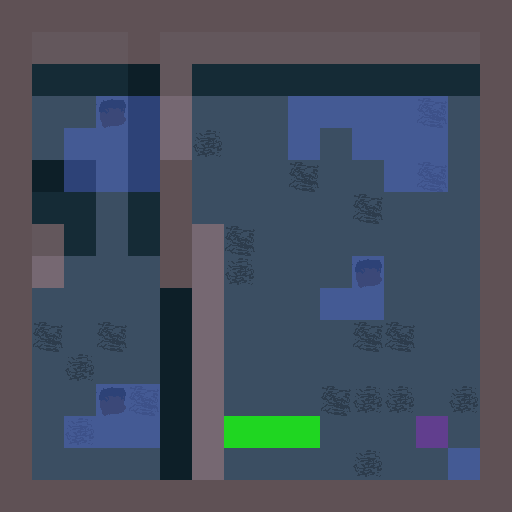

Rendered tile map (Tiled .tmx) drawn with the repository's tilesets; below, a short description and the full map source, tile grids included:
An orthogonal 16x16 tile map with 32x32 px tiles, 4 tile layers (FloorAuto_values, FloorAuto, Grass_values, Regions), 6 tilesets and 1 object (Enemy).

<map version="1.4" tiledversion="1.4.2" orientation="orthogonal" renderorder="right-down" compressionlevel="0" width="16" height="16" tilewidth="32" tileheight="32" infinite="0" backgroundcolor="#696A79" nextlayerid="6" nextobjectid="1"><tileset firstgid="1" name="MRMOTEXT" tilewidth="8" tileheight="8" tilecount="512" columns="32" objectalignment="topleft" margin="0" spacing="0"><image source="../../../images/MRMOTEXT.png" width="256" height="128" /></tileset><tileset firstgid="513" name="GrassClean" tilewidth="32" tileheight="32" tilecount="12" columns="3" objectalignment="topleft" margin="0" spacing="0"><image source="../../../images/GrassClean.png" width="87" height="122" /></tileset><tileset firstgid="525" name="TilesClean" tilewidth="32" tileheight="32" tilecount="920" columns="40" objectalignment="topleft" margin="0" spacing="0"><image source="../../../images/TilesClean.png" width="1280" height="736" /></tileset><tileset firstgid="1445" name="Regions" tilewidth="32" tileheight="32" tilecount="7" columns="7" objectalignment="topleft"><image source="Regions.intgrid.png" width="224" height="32" /></tileset><tileset firstgid="1452" name="Grass" tilewidth="32" tileheight="32" tilecount="2" columns="2" objectalignment="topleft"><image source="Grass.intgrid.png" width="64" height="32" /></tileset><tileset firstgid="1454" name="FloorAuto" tilewidth="32" tileheight="32" tilecount="9" columns="9" objectalignment="topleft"><image source="FloorAuto.intgrid.png" width="288" height="32" /></tileset><layer id="1" name="FloorAuto_values" width="16" height="16" opacity="1"><data encoding="csv">1456,1456,1456,1456,1456,1456,1456,1456,1456,1456,1456,1456,1456,1456,1456,1456,1456,1462,1462,1462,1456,1462,1462,1462,1462,1462,1462,1462,1462,1462,1462,1456,1456,1462,1462,1462,1456,1462,1462,1462,1462,1462,1462,1462,1462,1462,1462,1456,1456,1454,1454,1461,1456,1454,1454,1454,1454,1454,1454,1454,1454,1454,1454,1456,1456,1454,1454,1454,1456,1454,1454,1454,1454,1454,1454,1454,1454,1454,1454,1456,1456,1456,1456,1454,1456,1456,1454,1454,1454,1454,1454,1454,1454,1454,1454,1456,1456,1462,1462,1454,1462,1456,1454,1454,1454,1454,1454,1454,1454,1454,1454,1456,1456,1462,1462,1454,1462,1456,1454,1454,1454,1454,1454,1454,1454,1454,1454,1456,1456,1454,1454,1454,1454,1456,1454,1454,1454,1454,1454,1461,1454,1454,1454,1456,1456,1454,1454,1454,1454,1456,1454,1454,1454,1454,1454,1454,1454,1454,1454,1456,1456,1454,1454,1454,1454,1456,1454,1454,1454,1454,1454,1454,1454,1454,1454,1456,1456,1454,1454,1454,1454,1456,1454,1454,1454,1454,1454,1454,1454,1454,1454,1456,1456,1454,1454,1461,1454,1456,1454,1454,1454,1454,1454,1454,1454,1454,1454,1456,1456,1454,1454,1454,1454,1456,1454,1454,1454,1454,1454,1454,1454,1454,1454,1456,1456,1454,1454,1454,1454,1456,1454,1454,1454,1454,1454,1454,1454,1454,1454,1456,1456,1456,1456,1456,1456,1456,1456,1456,1456,1456,1456,1456,1456,1456,1456,1456</data></layer><layer id="2" name="FloorAuto" width="16" height="16" opacity="1"><data encoding="csv">568,568,568,568,568,568,568,568,568,568,568,568,568,568,568,568,568,662,662,662,568,662,662,662,662,662,662,662,662,662,662,568,568,662,662,662,568,662,662,662,662,662,662,662,662,662,662,568,568,990,990,984,568,990,990,990,990,990,990,990,990,989,990,568,568,990,990,990,568,990,1030,990,990,990,990,990,990,990,990,568,568,568,568,990,568,568,990,990,990,989,990,990,990,989,990,568,568,662,662,990,662,568,990,990,990,990,990,989,990,990,990,568,568,662,662,990,662,568,990,989,990,990,990,990,990,990,990,568,568,990,990,990,990,568,990,1030,990,990,990,984,990,990,990,568,568,990,990,990,990,568,990,990,990,990,990,990,990,990,990,568,568,989,990,989,990,568,990,990,990,990,990,989,989,990,990,568,568,990,1030,990,990,568,990,990,990,990,990,990,990,990,990,568,568,990,990,984,989,568,990,990,990,990,989,1030,1030,990,1030,568,568,990,1030,990,990,568,990,990,990,990,990,990,990,990,990,568,568,990,990,990,990,568,990,990,990,990,990,1030,990,990,990,568,568,568,568,568,568,568,568,568,568,568,568,568,568,568,568,568</data></layer><layer id="3" name="Grass_values" width="16" height="16" opacity="1"><data encoding="csv">0,0,0,0,0,0,0,0,0,0,0,0,0,0,0,0,0,0,0,0,0,0,0,0,0,0,0,0,0,0,0,0,0,0,0,0,0,0,0,0,0,0,0,0,0,0,0,0,0,0,0,0,0,0,0,0,0,0,0,0,0,0,0,0,0,0,0,0,0,0,0,0,0,0,0,0,0,0,0,0,0,0,0,0,0,0,0,0,0,0,0,0,0,0,0,0,0,0,0,0,0,0,0,0,0,0,0,0,0,0,0,0,0,0,0,0,0,0,0,0,0,0,0,0,0,0,0,0,0,0,0,0,0,0,0,0,0,0,0,0,0,0,0,0,0,0,0,0,0,0,0,0,0,0,0,0,0,0,0,0,0,0,0,0,0,0,0,0,0,0,0,0,0,0,0,0,0,0,0,0,0,0,0,0,0,0,0,0,0,0,0,0,0,0,0,0,0,0,0,0,0,0,0,0,0,0,0,0,0,0,0,0,0,0,0,1452,1452,1452,0,0,0,0,0,0,0,0,0,0,0,0,0,0,0,0,0,0,0,0,0,0,0,0,0,0,0,0,0,0,0,0,0,0,0,0,0,0</data></layer><layer id="4" name="Regions" width="16" height="16" opacity="0.5"><data encoding="csv">1450,1450,1450,1450,1450,1450,1450,1450,1450,1450,1450,1450,1450,1450,1450,1450,1450,1450,1450,1450,1450,1450,1450,1450,1450,1450,1450,1450,1450,1450,1450,1450,1450,0,0,0,0,1450,0,0,0,0,0,0,0,0,0,1450,1450,0,0,1447,1447,1450,0,0,0,1447,1447,1447,1447,1447,0,1450,1450,0,1447,1447,1447,1450,0,0,0,1447,0,1447,1447,1447,0,1450,1450,0,1447,1447,1447,1450,0,0,0,0,0,0,1447,1447,0,1450,1450,0,0,0,0,1450,0,0,0,0,0,0,0,0,0,1450,1450,1450,0,0,0,1450,1450,0,0,0,0,0,0,0,0,1450,1450,1450,0,0,0,1450,1450,0,0,0,0,1447,0,0,0,1450,1450,0,0,0,0,0,1450,0,0,0,1447,1447,0,0,0,1450,1450,0,0,0,0,0,1450,0,0,0,0,0,0,0,0,1450,1450,0,0,0,0,0,1450,0,0,0,0,0,0,0,0,1450,1450,0,0,1447,1447,0,1450,0,0,0,0,0,0,0,0,1450,1450,0,1447,1447,1447,0,1450,0,0,0,0,0,0,1445,0,1450,1450,0,0,0,0,0,1450,0,0,0,0,0,0,0,1447,1450,1450,1450,1450,1450,1450,1450,1450,1450,1450,1450,1450,1450,1450,1450,1450,1450</data></layer><objectgroup id="5" name="Entities"><object name="Enemy" x="96" y="224" width="32" height="32"><properties><property name="__anchorX" type="int" value="96" /><property name="__anchorY" type="int" value="224" /><property name="__cx" type="int" value="3" /><property name="__cy" type="int" value="7" /><property name="EnemyTypes" value="Grunt" /></properties></object></objectgroup></map>
